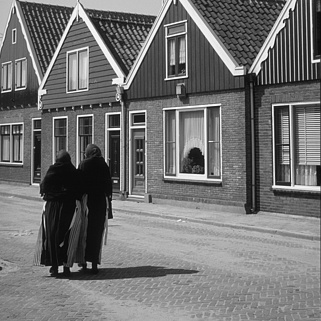
%> input picture Lab2_testimages/i235.png, 321 x 321 px
$ octave Filter.m   (GNU Octave 9; MATLAB toolbox functions it lacks are replaced by stand-ins)
%> lines starting %> are read from the running program, lines starting %| are printed output that depends on the picture
### ConvFilter/impulse_filter.m
function I_filtered_i = impulse_filter(I)
    kernel=zeros(7);
    kernel(4,4)=1;
    I_filtered_i = conv2(double(I), kernel, 'same');
    %figure;
    %imshow(uint8(I_filtered_i)), title('Impulse filter');
    %drawnow;

    figure
    sgtitle('Impulse filter');
    subplot(1,2,1),surf(kernel)
    drawnow;
    subplot(1,2,2),imagesc(kernel),grid on;
    drawnow;

    pause(0.01);
end

### ConvFilter/leftShifted_filter.m
function I_filtered_ls = leftShifted_filter(I)
    kernel = zeros(7);
    kernel(4,1)=1;
    I_filtered_ls = conv2(double(I), kernel, 'same');
    %figure;
    %imshow(uint8(I_filtered_ls)), title('Left shifted filter');
    %drawnow;

    figure
    sgtitle('Left shifted filter');
    subplot(1,2,1),surf(kernel)
    drawnow;
    subplot(1,2,2),imagesc(kernel),grid on;
    drawnow;

    pause(0.01);
end

### ConvFilter/box_filter.m
function I_filtered_box = box_filter(I)
    kernel = ones(7, 7) / 49;
    I_filtered_box = conv2(double(I), kernel, 'same');
    %figure;
    %imshow(uint8(I_filtered_box)), title('Box filter');
    %drawnow;

    figure
    sgtitle('Box filter');
    subplot(1,2,1),surf(kernel),
    drawnow;
    subplot(1,2,2),imagesc(kernel),grid on;
    drawnow;

    pause(0.01);
end

### ConvFilter/sharpening_filter.m
function I_filtered_s = sharpening_filter(I)
    kernel_1 = zeros(7);
    kernel_1(4,4)=2;
    kernel_2 = ones(7, 7) / 49;
    kernel = kernel_1-kernel_2;

    I_filtered_s = conv2(double(I), kernel, 'same');
    %figure;
    %imshow(uint8(I_filtered_s)), title('Sharpening filter');
    %drawnow;

    figure
    sgtitle('Sharpening filter');
    subplot(1,2,1),surf(kernel)
    drawnow;
    subplot(1,2,2),imagesc(kernel),grid on;
    drawnow;
    pause(0.01);
end

### ConvFilter/detailed_image.m
function detail_img = detailed_image(I,I_filtered_box)
detail_img = double(I)-I_filtered_box;
% figure;
% imshow(uint8(detail_img)), title('Detail from image');
% drawnow;

pause(0.01);
end

### ConvFilter/sharpened_image.m
function sharp_img = sharpened_image(I,a,detail_img)
sharp_img=double(I)+a*detail_img;
% figure;
% imshow(uint8(sharp_img)), title('Sharpened image');
% drawnow;

pause(0.01);
end

### ConvFilter/Filter.m

images = cell(1, 7);
titles = ["Original image", "Impulse filter", "Left shifted filter", "Box filter", "Sharpening filter", "Detail from image", "Sharpened image"];

%I = imread('Lab2_testimages/tree.png');
I = imread('Lab2_testimages/i235.png');
%> I is the input picture: size 321x321 uint8; min 3, max 251, mean 114.8
images{1}=I;

figure;
imshow(I);title('Original image'),drawnow;

%Impulse filter
I_filtered_i = impulse_filter(I);
images{2}=I_filtered_i;

% Left shifted filter
I_filtered_ls = leftShifted_filter(I);
%> in leftShifted_filter, `I_filtered_ls = conv2(double(I), kernel, 'same');`:
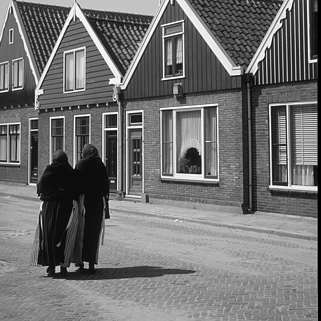
%> I_filtered_ls: size 321x321 double; min 0, max 251, mean 113.6
images{3}=I_filtered_ls;

%Blurred with box filter
I_filtered_box = box_filter(I);
%> in box_filter, `I_filtered_box = conv2(double(I), kernel, 'same');`:
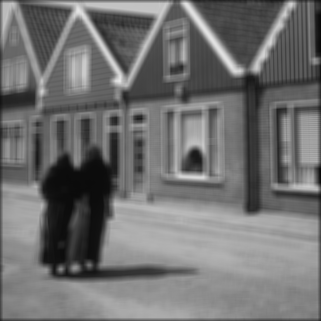
%> I_filtered_box: size 321x321 double; min 9.04, max 232.1, mean 113.4
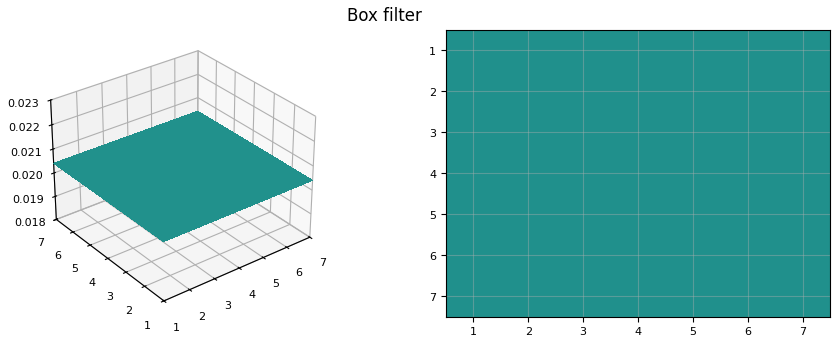
%> figure redrawn from the program's plot data, 2 panels
images{4}=I_filtered_box;

%Sharpening filter
I_filtered_s = sharpening_filter(I);
%> in sharpening_filter, `I_filtered_s = conv2(double(I), kernel, 'same');`:
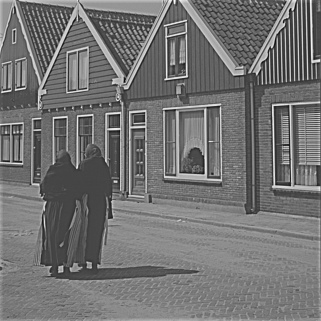
%> I_filtered_s: size 321x321 double; min -147.4, max 436.5, mean 116.1; drawn with min black and max white
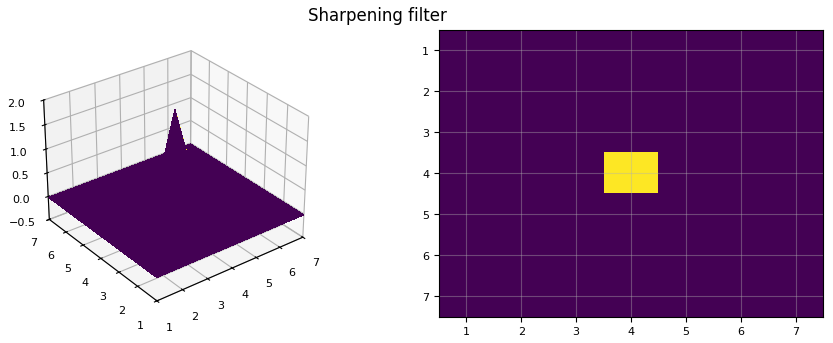
%> figure redrawn from the program's plot data, 2 panels
images{5}=I_filtered_s;

%Detailed image
detail_img = detailed_image(I,I_filtered_box);
%> in detailed_image, `detail_img = double(I)-I_filtered_box;`:
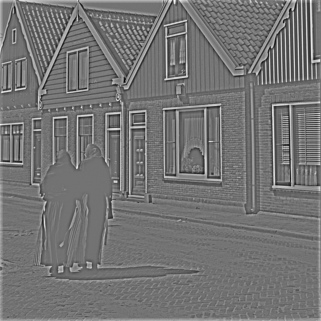
%> detail_img: size 321x321 double; min -155.4, max 188.5, mean 1.3; drawn with min black and max white
images{6}=detail_img;

%Sharpened image
a=2;
sharp_img=sharpened_image(I,a,detail_img);
images{7}=sharp_img;

%Display images
figure;
for i = 1:7
    subplot(2, 4, i);
    imshow(uint8(images{i}),[]);
    title([titles(i)]);
end
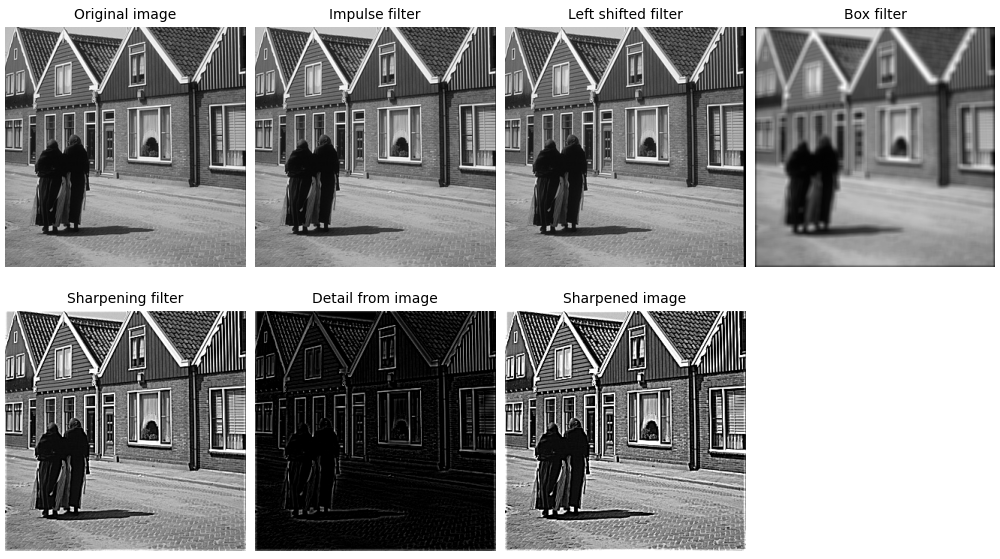
%> figure redrawn from the program's plot data, 7 panels
